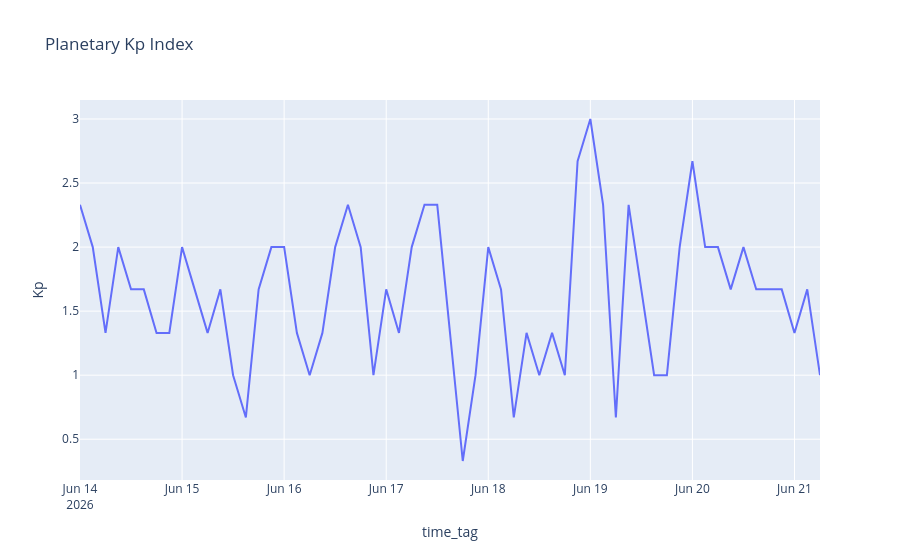

This figure's notebook cell:
### Code cell
fig = px.line(
    df,
    x="time_tag",
    y="Kp",
    title="Planetary Kp Index"
)

fig
